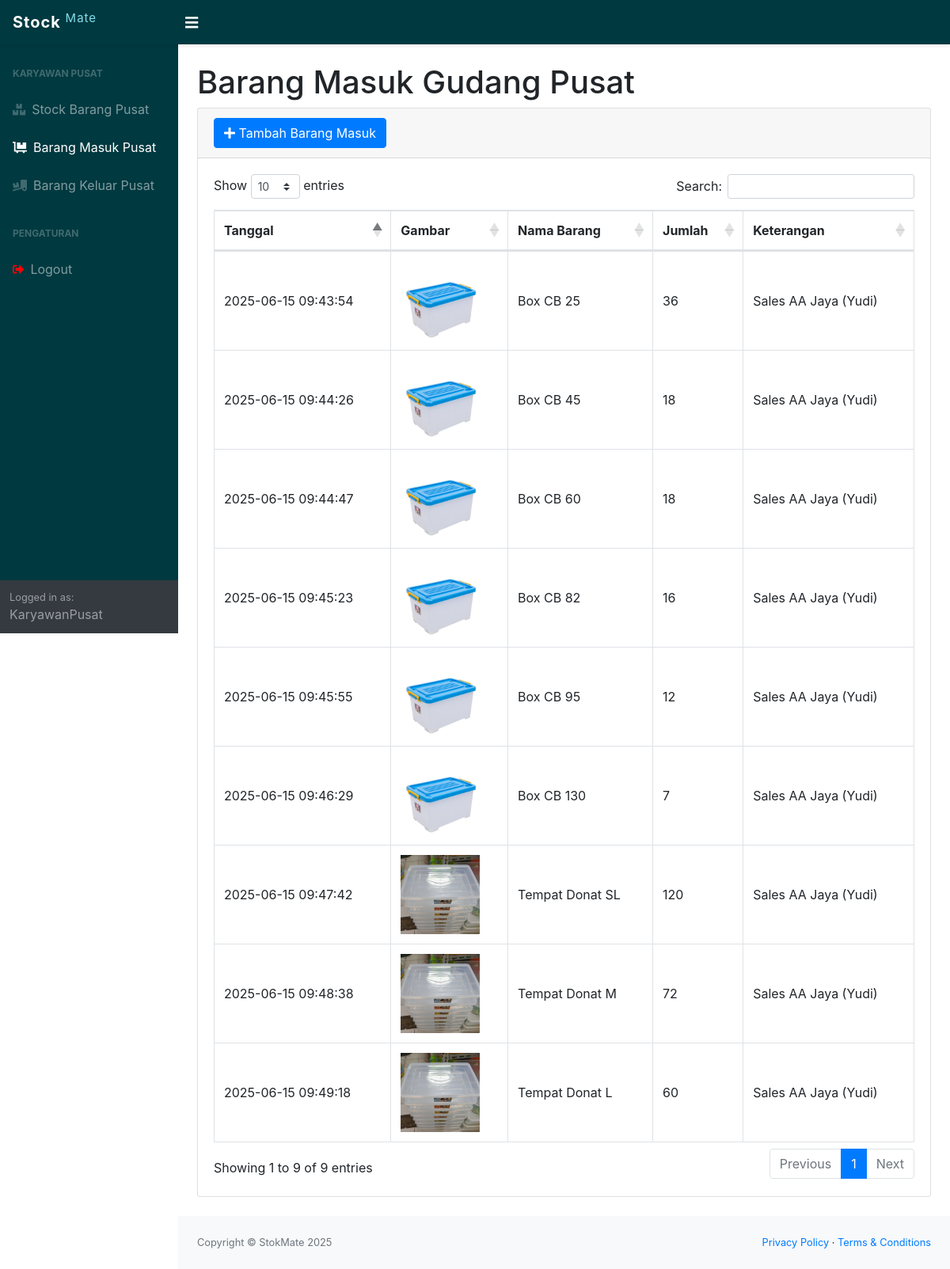
Screenshot of /karyawanPusat/masuk.php (signed in) with the database file from the repository.
### tables this page shows
CREATE TABLE `pusatmasuk` (
  `idmasuk` int(11) NOT NULL,
  `idbarang` int(11) NOT NULL,
  `tanggal` timestamp NOT NULL DEFAULT current_timestamp() ON UPDATE current_timestamp(),
  `keterangan` varchar(50) NOT NULL,
  `qty` int(11) NOT NULL
);

CREATE TABLE `pusatstock` (
  `idbarang` int(11) NOT NULL,
  `namabarang` varchar(50) NOT NULL,
  `deskripsi` varchar(50) NOT NULL,
  `stock` int(11) NOT NULL DEFAULT 0,
  `image` varchar(99) DEFAULT NULL
);

### karyawanPusat/masuk.php (the view, shortened to what this page needs)
<?php
require "../function.php";
$store_name = "Gudang Pusat";
$store_prefix = "pusat";
?>
<!DOCTYPE html>
<html lang="en">
    <head>
        <link href="../css/styles.css" rel="stylesheet" />
        <link href="https://cdn.datatables.net/1.10.20/css/dataTables.bootstrap4.min.css" rel="stylesheet" />
    </head>
    <body class="sb-nav-fixed">
        <nav class="sb-topnav navbar navbar-expand navbar-dark" style="background-color: #003940; box-shadow: 0 2px 4px rgba(0,0,0,0.1);">
            <a class="navbar-brand" href="index.php" style="font-weight: bold; letter-spacing: 1px;">
                Stock <sup style="color: #80DEEA; font-weight: normal;">Mate</sup>
            </a>
            <button class="btn btn-link btn-sm order-1 order-lg-0" id="sidebarToggle" href="#" style="color: #ffffff; transition: transform 0.3s ease;">
                <i class="fas fa-bars fa-lg"></i>
            </button>
        </nav>
        <div id="layoutSidenav">
             <?php require '_sidebar_karyawan.php';  ?>
            <div id="layoutSidenav_content">
                <main>
                    <div class="container-fluid px-4">
                         <h1 class="mt-4">Barang Masuk <?= $store_name; ?></h1>
                        <div class="card mb-4">
                            <div class="card-header">
                               <button type="button" class="btn btn-primary" data-toggle="modal" data-target="#myModal">
                                <i class="fas fa-plus"></i> Tambah Barang Masuk
                              </button>
                            </div>
                            <div class="card-body">
                             <div class="table-responsive">
                                <table class="table table-bordered table-hover" id="dataTable" width="100%" cellspacing="0">
                                    <thead>
                                    <tr>
                                        <th>Tanggal</th>
                                        <th>Gambar</th>
                                        <th>Nama Barang</th>
                                        <th>Jumlah</th>
                                        <th>Keterangan</th>
                                        </tr>
                                    </thead>
                                    <tbody>
                                       <?php
                                        $ambilsemuadatastock = mysqli_query($conn, "select * from " . $store_prefix . "masuk m, " . $store_prefix . "stock s where s.idbarang = m.idbarang order by m.tanggal DESC");
                                        while($data=mysqli_fetch_array($ambilsemuadatastock)){
                                            $tanggal = $data['tanggal'];
                                            $namabarang = htmlspecialchars($data['namabarang']);
                                            $qty = htmlspecialchars($data['qty']);
                                            $keterangan = htmlspecialchars($data['keterangan']);
                                            $gambar = $data['image'];
                                            if($gambar==null || !file_exists("../images/".$gambar)){
                                                $img = 'No Photo';
                                            } else {
                                                $img = '<img src="../images/'.htmlspecialchars($gambar).'" class="zoomable" alt="'.$namabarang.'">';
                                            }
                                        ?>
                                        <tr>
                                            <td><?=$tanggal;?></td>
                                            <td><?=$img;?></td>
                                            <td><?=$namabarang;?></td>
                                            <td><?=$qty;?></td>
                                            <td><?=$keterangan;?></td>
                                            </tr>
                                         <?php }; ?>
                                    </tbody>
                                    </table>
                                </div>
                            </div>
                        </div>
                    </div>
                </main>
                <footer class="py-4 bg-light mt-auto">
                     <div class="container-fluid">
                        <div class="d-flex align-items-center justify-content-between small">
                             <div class="text-muted">Copyright &copy; StokMate 2025</div> <div>
                                <a href="#">Privacy Policy</a>
                                &middot;
                                <a href="#">Terms &amp; Conditions</a>
                            </div>
                        </div>
                    </div>
                </footer>
            </div>
        </div>
    </body>
</html>

### karyawanPusat/masuk.php (style rules this page uses)
.zoomable { width: 100px; }
.table-responsive { overflow-x: visible; }
td { vertical-align: middle !important; }

### rows the page displays
pusatmasuk: tanggal "2025-06-15 09:49:18", idbarang.image (picture), idbarang.namabarang "Tempat Donat L", qty "60", keterangan "Sales AA Jaya (Yudi)"
pusatmasuk: tanggal "2025-06-15 09:48:38", idbarang.image (picture), idbarang.namabarang "Tempat Donat M", qty "72", keterangan "Sales AA Jaya (Yudi)"
pusatmasuk: tanggal "2025-06-15 09:47:42", idbarang.image (picture), idbarang.namabarang "Tempat Donat SL", qty "120", keterangan "Sales AA Jaya (Yudi)"
pusatmasuk: tanggal "2025-06-15 09:46:29", idbarang.image (picture), idbarang.namabarang "Box CB 130", qty "7", keterangan "Sales AA Jaya (Yudi)"
pusatmasuk: tanggal "2025-06-15 09:45:55", idbarang.image (picture), idbarang.namabarang "Box CB 95", qty "12", keterangan "Sales AA Jaya (Yudi)"
pusatmasuk: tanggal "2025-06-15 09:45:23", idbarang.image (picture), idbarang.namabarang "Box CB 82", qty "16", keterangan "Sales AA Jaya (Yudi)"
pusatmasuk: tanggal "2025-06-15 09:44:47", idbarang.image (picture), idbarang.namabarang "Box CB 60", qty "18", keterangan "Sales AA Jaya (Yudi)"
pusatmasuk: tanggal "2025-06-15 09:44:26", idbarang.image (picture), idbarang.namabarang "Box CB 45", qty "18", keterangan "Sales AA Jaya (Yudi)"
pusatmasuk: tanggal "2025-06-15 09:43:54", idbarang.image (picture), idbarang.namabarang "Box CB 25", qty "36", keterangan "Sales AA Jaya (Yudi)"

### other values shown
$_SESSION['roles'] "KaryawanPusat"
$store_name "Gudang Pusat"
